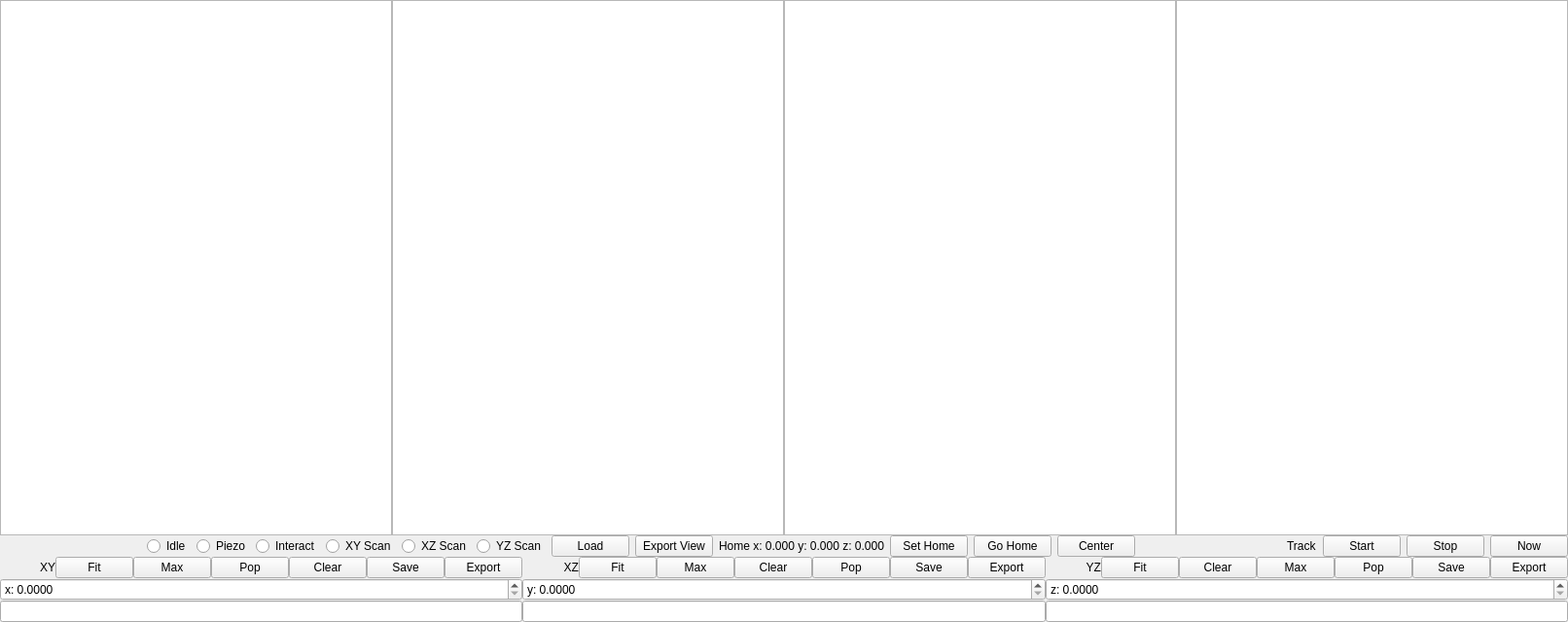
<?xml version="1.0" encoding="UTF-8"?>
<ui version="4.0">
 <class>Confocal</class>
 <widget class="QWidget" name="Confocal">
  <property name="geometry">
   <rect>
    <x>0</x>
    <y>0</y>
    <width>1612</width>
    <height>639</height>
   </rect>
  </property>
  <property name="windowTitle">
   <string>Form</string>
  </property>
  <layout class="QVBoxLayout" name="verticalLayout">
   <property name="spacing">
    <number>0</number>
   </property>
   <property name="leftMargin">
    <number>0</number>
   </property>
   <property name="topMargin">
    <number>0</number>
   </property>
   <property name="rightMargin">
    <number>0</number>
   </property>
   <property name="bottomMargin">
    <number>0</number>
   </property>
   <item>
    <layout class="QHBoxLayout" name="horizontalLayout_2">
     <property name="spacing">
      <number>0</number>
     </property>
     <item>
      <widget class="HistogramLUTWidget" name="histo_XY"/>
     </item>
     <item>
      <widget class="GraphicsView" name="graphicsView"/>
     </item>
     <item>
      <widget class="HistogramLUTWidget" name="histo_XZ"/>
     </item>
     <item>
      <widget class="HistogramLUTWidget" name="histo_YZ"/>
     </item>
    </layout>
   </item>
   <item>
    <layout class="QHBoxLayout" name="horizontalLayout">
     <property name="spacing">
      <number>6</number>
     </property>
     <item>
      <spacer name="horizontalSpacer_2">
       <property name="orientation">
        <enum>Qt::Horizontal</enum>
       </property>
       <property name="sizeHint" stdset="0">
        <size>
         <width>40</width>
         <height>20</height>
        </size>
       </property>
      </spacer>
     </item>
     <item>
      <widget class="QRadioButton" name="idleButton">
       <property name="text">
        <string>Idle</string>
       </property>
      </widget>
     </item>
     <item>
      <widget class="QRadioButton" name="piezoButton">
       <property name="text">
        <string>Piezo</string>
       </property>
      </widget>
     </item>
     <item>
      <widget class="QRadioButton" name="interactButton">
       <property name="text">
        <string>Interact</string>
       </property>
      </widget>
     </item>
     <item>
      <widget class="QRadioButton" name="xyscanButton">
       <property name="text">
        <string>XY Scan</string>
       </property>
      </widget>
     </item>
     <item>
      <widget class="QRadioButton" name="xzscanButton">
       <property name="text">
        <string>XZ Scan</string>
       </property>
      </widget>
     </item>
     <item>
      <widget class="QRadioButton" name="yzscanButton">
       <property name="text">
        <string>YZ Scan</string>
       </property>
      </widget>
     </item>
     <item>
      <widget class="QPushButton" name="loadButton">
       <property name="text">
        <string>Load</string>
       </property>
      </widget>
     </item>
     <item>
      <widget class="QPushButton" name="exportviewButton">
       <property name="text">
        <string>Export View</string>
       </property>
      </widget>
     </item>
     <item>
      <widget class="QLabel" name="homeLabel">
       <property name="text">
        <string>Home x: 0.000 y: 0.000 z: 0.000</string>
       </property>
      </widget>
     </item>
     <item>
      <widget class="QPushButton" name="sethomeButton">
       <property name="text">
        <string>Set Home</string>
       </property>
      </widget>
     </item>
     <item>
      <widget class="QPushButton" name="gohomeButton">
       <property name="text">
        <string>Go Home</string>
       </property>
      </widget>
     </item>
     <item>
      <widget class="QPushButton" name="centerButton">
       <property name="text">
        <string>Center</string>
       </property>
      </widget>
     </item>
     <item>
      <spacer name="horizontalSpacer">
       <property name="orientation">
        <enum>Qt::Horizontal</enum>
       </property>
       <property name="sizeHint" stdset="0">
        <size>
         <width>40</width>
         <height>20</height>
        </size>
       </property>
      </spacer>
     </item>
     <item>
      <widget class="QLabel" name="label_4">
       <property name="text">
        <string>Track</string>
       </property>
      </widget>
     </item>
     <item>
      <widget class="QPushButton" name="trackstartButton">
       <property name="text">
        <string>Start</string>
       </property>
      </widget>
     </item>
     <item>
      <widget class="QPushButton" name="trackstopButton">
       <property name="text">
        <string>Stop</string>
       </property>
      </widget>
     </item>
     <item>
      <widget class="QPushButton" name="tracknowButton">
       <property name="text">
        <string>Now</string>
       </property>
      </widget>
     </item>
    </layout>
   </item>
   <item>
    <layout class="QHBoxLayout" name="horizontalLayout_3">
     <item>
      <widget class="QLabel" name="label">
       <property name="text">
        <string>XY</string>
       </property>
       <property name="alignment">
        <set>Qt::AlignRight|Qt::AlignTrailing|Qt::AlignVCenter</set>
       </property>
      </widget>
     </item>
     <item>
      <widget class="QPushButton" name="xyfitButton">
       <property name="text">
        <string>Fit</string>
       </property>
      </widget>
     </item>
     <item>
      <widget class="QPushButton" name="xymaxButton">
       <property name="text">
        <string>Max</string>
       </property>
      </widget>
     </item>
     <item>
      <widget class="QPushButton" name="xypopButton">
       <property name="text">
        <string>Pop</string>
       </property>
      </widget>
     </item>
     <item>
      <widget class="QPushButton" name="xyclearButton">
       <property name="text">
        <string>Clear</string>
       </property>
      </widget>
     </item>
     <item>
      <widget class="QPushButton" name="xysaveButton">
       <property name="text">
        <string>Save</string>
       </property>
      </widget>
     </item>
     <item>
      <widget class="QPushButton" name="xyexportButton">
       <property name="text">
        <string>Export</string>
       </property>
      </widget>
     </item>
     <item>
      <widget class="QLabel" name="label_2">
       <property name="text">
        <string>XZ</string>
       </property>
       <property name="alignment">
        <set>Qt::AlignRight|Qt::AlignTrailing|Qt::AlignVCenter</set>
       </property>
      </widget>
     </item>
     <item>
      <widget class="QPushButton" name="xzfitButton">
       <property name="text">
        <string>Fit</string>
       </property>
      </widget>
     </item>
     <item>
      <widget class="QPushButton" name="xzmaxButton">
       <property name="text">
        <string>Max</string>
       </property>
      </widget>
     </item>
     <item>
      <widget class="QPushButton" name="xzclearButton">
       <property name="text">
        <string>Clear</string>
       </property>
      </widget>
     </item>
     <item>
      <widget class="QPushButton" name="xzpopButton">
       <property name="text">
        <string>Pop</string>
       </property>
      </widget>
     </item>
     <item>
      <widget class="QPushButton" name="xzsaveButton">
       <property name="text">
        <string>Save</string>
       </property>
      </widget>
     </item>
     <item>
      <widget class="QPushButton" name="xzexportButton">
       <property name="text">
        <string>Export</string>
       </property>
      </widget>
     </item>
     <item>
      <widget class="QLabel" name="label_3">
       <property name="text">
        <string>YZ</string>
       </property>
       <property name="alignment">
        <set>Qt::AlignRight|Qt::AlignTrailing|Qt::AlignVCenter</set>
       </property>
      </widget>
     </item>
     <item>
      <widget class="QPushButton" name="yzfitButton">
       <property name="text">
        <string>Fit</string>
       </property>
      </widget>
     </item>
     <item>
      <widget class="QPushButton" name="yzclearButton">
       <property name="text">
        <string>Clear</string>
       </property>
      </widget>
     </item>
     <item>
      <widget class="QPushButton" name="yzmaxButton">
       <property name="text">
        <string>Max</string>
       </property>
      </widget>
     </item>
     <item>
      <widget class="QPushButton" name="yzpopButton">
       <property name="text">
        <string>Pop</string>
       </property>
      </widget>
     </item>
     <item>
      <widget class="QPushButton" name="yzsaveButton">
       <property name="text">
        <string>Save</string>
       </property>
      </widget>
     </item>
     <item>
      <widget class="QPushButton" name="yzexportButton">
       <property name="text">
        <string>Export</string>
       </property>
      </widget>
     </item>
    </layout>
   </item>
   <item>
    <layout class="QGridLayout" name="gridLayout">
     <property name="spacing">
      <number>0</number>
     </property>
     <item row="2" column="3">
      <widget class="QLineEdit" name="ZPosEdit">
       <property name="readOnly">
        <bool>true</bool>
       </property>
      </widget>
     </item>
     <item row="2" column="0">
      <widget class="QLineEdit" name="XPosEdit">
       <property name="readOnly">
        <bool>true</bool>
       </property>
      </widget>
     </item>
     <item row="2" column="1">
      <widget class="QLineEdit" name="YPosEdit">
       <property name="readOnly">
        <bool>true</bool>
       </property>
      </widget>
     </item>
     <item row="0" column="3">
      <widget class="QDoubleSpinBox" name="ZTgtBox">
       <property name="prefix">
        <string>z: </string>
       </property>
       <property name="decimals">
        <number>4</number>
       </property>
       <property name="maximum">
        <double>200.000000000000000</double>
       </property>
      </widget>
     </item>
     <item row="0" column="0">
      <widget class="QDoubleSpinBox" name="XTgtBox">
       <property name="prefix">
        <string>x: </string>
       </property>
       <property name="decimals">
        <number>4</number>
       </property>
       <property name="maximum">
        <double>200.000000000000000</double>
       </property>
      </widget>
     </item>
     <item row="0" column="1">
      <widget class="QDoubleSpinBox" name="YTgtBox">
       <property name="prefix">
        <string>y: </string>
       </property>
       <property name="decimals">
        <number>4</number>
       </property>
       <property name="maximum">
        <double>200.000000000000000</double>
       </property>
      </widget>
     </item>
    </layout>
   </item>
  </layout>
 </widget>
 <customwidgets>
  <customwidget>
   <class>GraphicsView</class>
   <extends>QGraphicsView</extends>
   <header>pyqtgraph</header>
  </customwidget>
  <customwidget>
   <class>HistogramLUTWidget</class>
   <extends>QGraphicsView</extends>
   <header>pyqtgraph</header>
  </customwidget>
 </customwidgets>
 <tabstops>
  <tabstop>histo_XY</tabstop>
  <tabstop>graphicsView</tabstop>
  <tabstop>histo_XZ</tabstop>
  <tabstop>histo_YZ</tabstop>
  <tabstop>idleButton</tabstop>
  <tabstop>piezoButton</tabstop>
  <tabstop>interactButton</tabstop>
  <tabstop>xyscanButton</tabstop>
  <tabstop>xzscanButton</tabstop>
  <tabstop>yzscanButton</tabstop>
  <tabstop>loadButton</tabstop>
  <tabstop>sethomeButton</tabstop>
  <tabstop>gohomeButton</tabstop>
  <tabstop>centerButton</tabstop>
  <tabstop>trackstartButton</tabstop>
  <tabstop>trackstopButton</tabstop>
  <tabstop>tracknowButton</tabstop>
  <tabstop>xyfitButton</tabstop>
  <tabstop>xymaxButton</tabstop>
  <tabstop>xypopButton</tabstop>
  <tabstop>xyclearButton</tabstop>
  <tabstop>xzfitButton</tabstop>
  <tabstop>xzmaxButton</tabstop>
  <tabstop>xzclearButton</tabstop>
  <tabstop>xzpopButton</tabstop>
  <tabstop>yzfitButton</tabstop>
  <tabstop>yzclearButton</tabstop>
  <tabstop>yzmaxButton</tabstop>
  <tabstop>yzpopButton</tabstop>
  <tabstop>XTgtBox</tabstop>
  <tabstop>YTgtBox</tabstop>
  <tabstop>ZTgtBox</tabstop>
  <tabstop>XPosEdit</tabstop>
  <tabstop>YPosEdit</tabstop>
  <tabstop>ZPosEdit</tabstop>
 </tabstops>
 <resources/>
 <connections/>
</ui>
